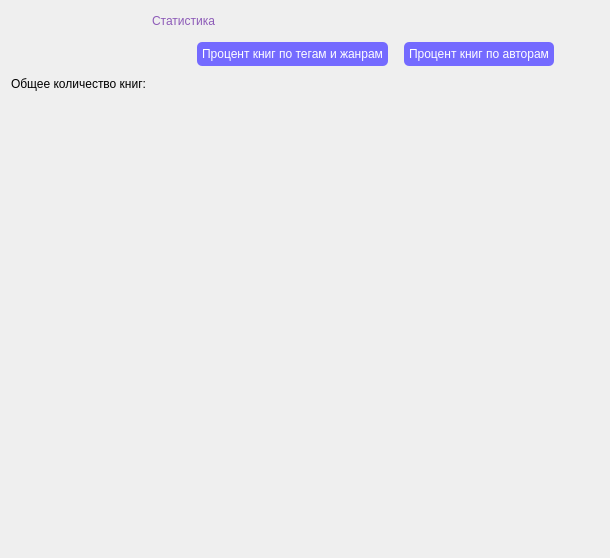
      <widget class="QWidget" name="tab_3">
       <attribute name="title">
        <string>Статистика</string>
       </attribute>
       <layout class="QGridLayout" name="gridLayout_17">
        <item row="0" column="0">
         <layout class="QGridLayout" name="gridLayout_16">
          <item row="1" column="1" colspan="2">
           <layout class="QHBoxLayout" name="horizontalLayout_3">
            <item>
             <spacer name="horizontalSpacer_9">
              <property name="orientation">
               <enum>Qt::Horizontal</enum>
              </property>
              <property name="sizeHint" stdset="0">
               <size>
                <width>40</width>
                <height>20</height>
               </size>
              </property>
             </spacer>
            </item>
            <item>
             <widget class="QPushButton" name="btn_statistic_tag_genre">
              <property name="styleSheet">
               <string notr="true">background-color: rgb(111, 125, 255);
background-color: rgb(116, 106, 255);
border-radius: 5px;
padding: 5px 5px 5px 5px;
margin: 5px 5px 5px 5px;
color: white;
font: 12pt &quot;MS Shell Dlg 2&quot;;</string>
              </property>
              <property name="text">
               <string>Процент книг по тегам и жанрам</string>
              </property>
             </widget>
            </item>
            <item>
             <widget class="QPushButton" name="btn_statistic_author">
              <property name="styleSheet">
               <string notr="true">background-color: rgb(111, 125, 255);
background-color: rgb(116, 106, 255);
border-radius: 5px;
padding: 5px 5px 5px 5px;
margin: 5px 5px 5px 5px;
color: white;
font: 12pt &quot;MS Shell Dlg 2&quot;;</string>
              </property>
              <property name="text">
               <string>Процент книг по авторам</string>
              </property>
             </widget>
            </item>
            <item>
             <spacer name="horizontalSpacer_10">
              <property name="orientation">
               <enum>Qt::Horizontal</enum>
              </property>
              <property name="sizeHint" stdset="0">
               <size>
                <width>40</width>
                <height>20</height>
               </size>
              </property>
             </spacer>
            </item>
           </layout>
          </item>
          <item row="2" column="0">
           <widget class="QLabel" name="count_books">
            <property name="styleSheet">
             <string notr="true">font: 15pt &quot;MS Shell Dlg 2&quot;;</string>
            </property>
            <property name="text">
             <string>Общее количество книг:</string>
            </property>
           </widget>
          </item>
          <item row="0" column="0">
           <spacer name="horizontalSpacer_6">
            <property name="orientation">
             <enum>Qt::Horizontal</enum>
            </property>
            <property name="sizeHint" stdset="0">
             <size>
              <width>40</width>
              <height>20</height>
             </size>
            </property>
           </spacer>
          </item>
          <item row="0" column="1">
           <widget class="QLabel" name="label">
            <property name="styleSheet">
             <string notr="true">font: 25pt &quot;MS Shell Dlg 2&quot;;
color: rgb(141, 91, 184);</string>
            </property>
            <property name="text">
             <string>Статистика</string>
            </property>
           </widget>
          </item>
          <item row="2" column="1" rowspan="2" colspan="2">
           <widget class="QStackedWidget" name="stackedWidget_2">
            <property name="currentIndex">
             <number>1</number>
            </property>
            <widget class="QWidget" name="page_2">
             <layout class="QGridLayout" name="gridLayout_18">
              <item row="0" column="0">
               <widget class="QWidget" name="widget_1" native="true"/>
              </item>
             </layout>
            </widget>
            <widget class="QWidget" name="page_3">
             <layout class="QGridLayout" name="gridLayout_19">
              <item row="0" column="0">
               <widget class="QWidget" name="widget_2" native="true"/>
              </item>
             </layout>
            </widget>
           </widget>
          </item>
          <item row="0" column="2">
           <spacer name="horizontalSpacer_7">
            <property name="orientation">
             <enum>Qt::Horizontal</enum>
            </property>
            <property name="sizeHint" stdset="0">
             <size>
              <width>40</width>
              <height>20</height>
             </size>
            </property>
           </spacer>
          </item>
          <item row="3" column="0">
           <widget class="QWidget" name="widget" native="true">
            <property name="minimumSize">
             <size>
              <width>0</width>
              <height>450</height>
             </size>
            </property>
           </widget>
          </item>
         </layout>
        </item>
       </layout>
      </widget>
